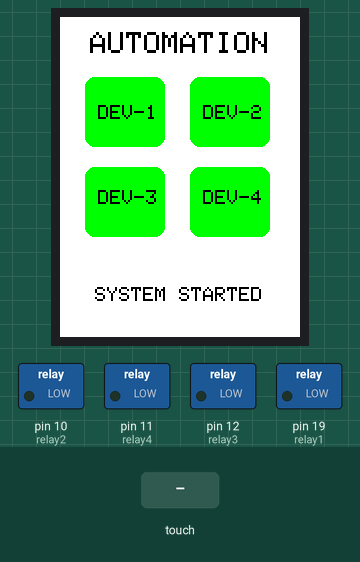
A sketch run on a simulated Arduino Uno, built with avr-gcc and run on an emulated ATmega328P. Shown: 240×320 colour display, switched loads named in the sketch (green lamp = pin HIGH). Inputs (shaded band) come from the test bench. What the sketch prints to the serial monitor is not drawn.

Above: at 1.4 s.
1.5 s: touch panel pressed at 38 % / 30 % of its raw x / y range
At 2.8 s:
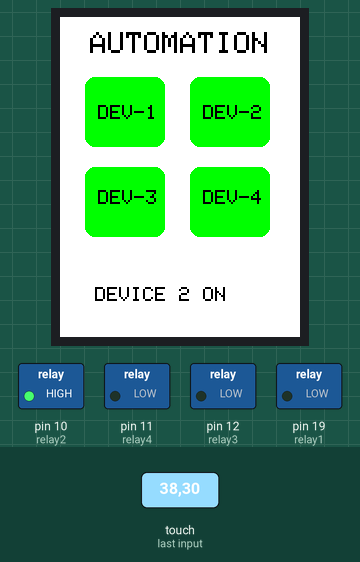
3.1 s: touch panel pressed at 38 % / 30 % of its raw x / y range
At 4.0 s:
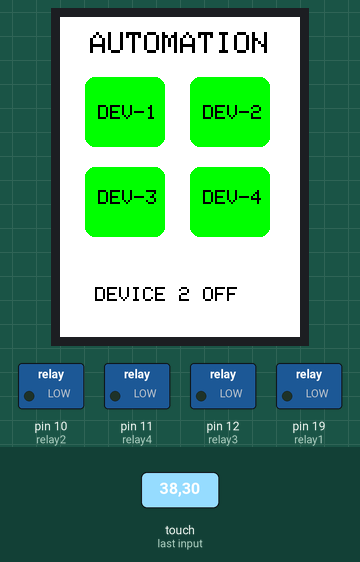
4.7 s: touch panel pressed at 87 % / 30 % of its raw x / y range
At 5.2 s:
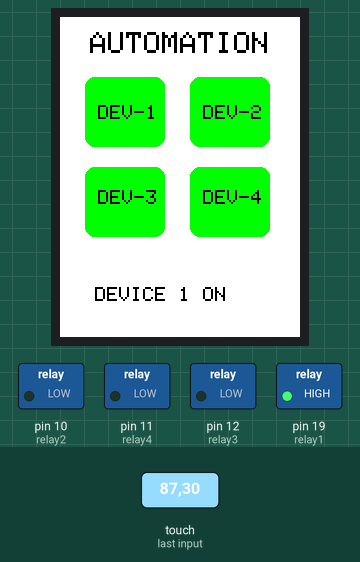
6.3 s: touch panel pressed at 38 % / 70 % of its raw x / y range
At 7.6 s:
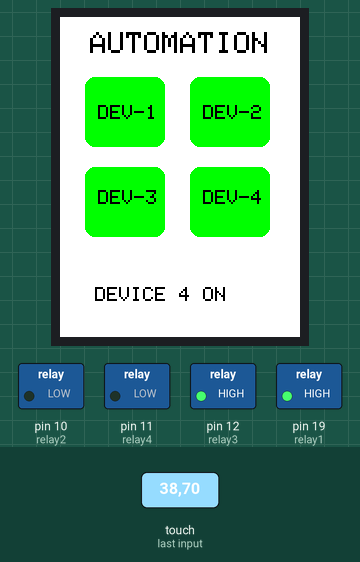
7.9 s: touch panel pressed at 87 % / 70 % of its raw x / y range
At 8.9 s:
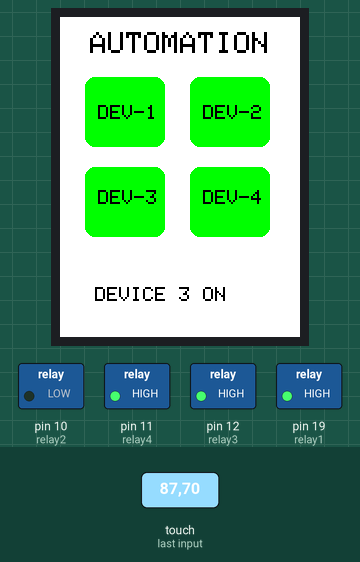
9.5 s: touch panel pressed at 87 % / 30 % of its raw x / y range
At 10.1 s:
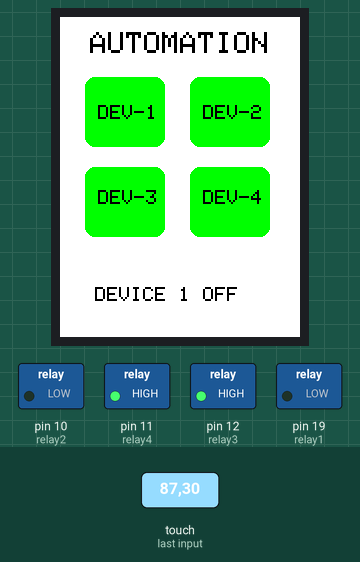
Timing chart, 0 to 12.1 s (numbered marks = the images above; inputs shaded):
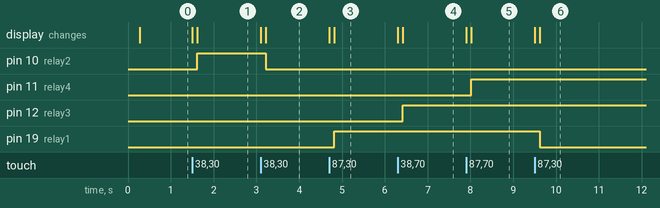

The sketch:

Touch_Automation.ino
```cpp
#include <Adafruit_GFX_AS.h>
#include <TouchScreen.h>
#include <MCUFRIEND_kbv.h>
MCUFRIEND_kbv tft;

#define LCD_CS A3
#define LCD_CD A2
#define LCD_WR A1
#define LCD_RD A0
#define LCD_RESET A4

#define YP A1
#define XM A2
#define YM 7
#define XP 6

TouchScreen ts = TouchScreen(XP, YP, XM, YM, 300);

#define BLACK   0x0000
#define BLUE    0x001F
#define RED     0xF800
#define GREEN   0x07E0
#define CYAN    0x07FF
#define MAGENTA 0xF81F
#define YELLOW  0xFFE0
#define WHITE   0xFFFF

int gear_state = 0;

uint16_t g_identifier;

const int relay1 = 19;
const int relay2 = 10;
const int relay4 = 11;
const int relay3 = 12;

void setup(void) {
  Serial.begin(9600);

  pinMode(relay1, OUTPUT);
  pinMode(relay2, OUTPUT);
  pinMode(relay3, OUTPUT);
  pinMode(relay4, OUTPUT);

  tft.reset();
  delay(10);
  g_identifier = tft.readID();
  tft.begin(g_identifier);
  update_display("SYSTEM STARTED");
}
void update_display(String gear) {
  tft.fillScreen(WHITE);
  tft.setRotation(0);

  tft.setTextSize(3);
  tft.setTextColor(BLACK);
  tft.setCursor(30, 15);
  tft.println("AUTOMATION");

  //ON-BUTTONS-TEMPLATE
  //tft.fillCircle(40, 90, 25, GREEN);
  tft.fillRoundRect(25, 60, 80, 70, 10, GREEN);
  tft.setTextSize(2);
  tft.setTextColor(BLACK);
  tft.setCursor(38, 88);
  tft.println("DEV-1");

  tft.fillRoundRect(130, 60, 80, 70, 10, GREEN);
  tft.setTextSize(2);
  tft.setTextColor(BLACK);
  tft.setCursor(143, 88);
  tft.println("DEV-2");

  tft.fillRoundRect(25, 150, 80, 70, 10, GREEN);
  tft.setTextSize(2);
  tft.setTextColor(BLACK);
  tft.setCursor(38, 173);
  tft.println("DEV-3");

  tft.fillRoundRect(130, 150, 80, 70, 10, GREEN);
  tft.setTextSize(2);
  tft.setTextColor(BLACK);
  tft.setCursor(143, 173);
  tft.println("DEV-4");

  tft.setTextSize(2);
  tft.setTextColor(BLACK);
  tft.setCursor(35, 270);
  tft.println(gear);
}
void loop(){
  Point p = ts.getPoint();
  pinMode(XM, OUTPUT);
  pinMode(YP, OUTPUT);

  if (p.z > 0 && p.z < 500) {
    Serial.print(p.x); Serial.print(","); Serial.print(p.y); Serial.print(","); Serial.println(p.z);

    if((p.y>330 && p.y<460) && (p.x>633 && p.x<846)){
      if(digitalRead(relay1)==HIGH){
        update_display("DEVICE 1 OFF");
        digitalWrite(relay1,LOW);
        Serial.println("DEVICE 1 OFF");
        delay(500);
      }else{
        update_display("DEVICE 1 ON");
        digitalWrite(relay1,HIGH);
        Serial.println("DEVICE 1 ON");
        delay(500);
      }
    }

      if((p.y>330 && p.y<460) && (p.x>250 && p.x<500)){
      if(digitalRead(relay2)==HIGH){
        update_display("DEVICE 2 OFF");
        digitalWrite(relay2,LOW);
        Serial.println("DEVICE 2 OFF");
        delay(500);
      }else{
        update_display("DEVICE 2 ON");
        digitalWrite(relay2,HIGH);
        Serial.println("DEVICE 2 ON");
        delay(500);
      }
    }

    if((p.y>540 && p.y<700) && (p.x>250 && p.x<500)){
      if(digitalRead(relay3)==HIGH){
        update_display("DEVICE 4 OFF");
        digitalWrite(relay3,LOW);
        Serial.println("DEVICE 4 OFF");
        delay(500);
      }else{
        update_display("DEVICE 4 ON");
        digitalWrite(relay3,HIGH);
        Serial.println("DEVICE 4 ON");
        delay(500);
      }
    }

    if((p.y>540 && p.y<700) && (p.x>633 && p.x<846)){
      if(digitalRead(relay4)==HIGH){
        update_display("DEVICE 3 OFF");
        digitalWrite(relay4,LOW);
        Serial.println("DEVICE 3 OFF");
        delay(500);
      }else{
        update_display("DEVICE 3 ON");
        digitalWrite(relay4,HIGH);
        Serial.println("DEVICE 3 ON");
        delay(500);
      }
    }
  }
}
```

Measured:
- after the input at 1.5 s, pin 10 (relay2): LOW → HIGH after 0.11 s; the display: first changes at once (image 1 shows a later state)
- after the input at 3.1 s, pin 10 (relay2): HIGH → LOW after 0.11 s; the display: first changes at once (image 2 shows a later state)
- after the input at 4.7 s, pin 19 (relay1): LOW → HIGH after 0.11 s; the display: first changes at once (image 3 shows a later state)
- after the input at 6.3 s, pin 12 (relay3): LOW → HIGH after 0.11 s; the display: first changes at once (image 4 shows a later state)
- after the input at 7.9 s, pin 11 (relay4): LOW → HIGH after 0.11 s; the display: first changes at once (image 5 shows a later state)
- after the input at 9.5 s, pin 19 (relay1): HIGH → LOW after 0.11 s; the display: first changes at once (image 6 shows a later state)
